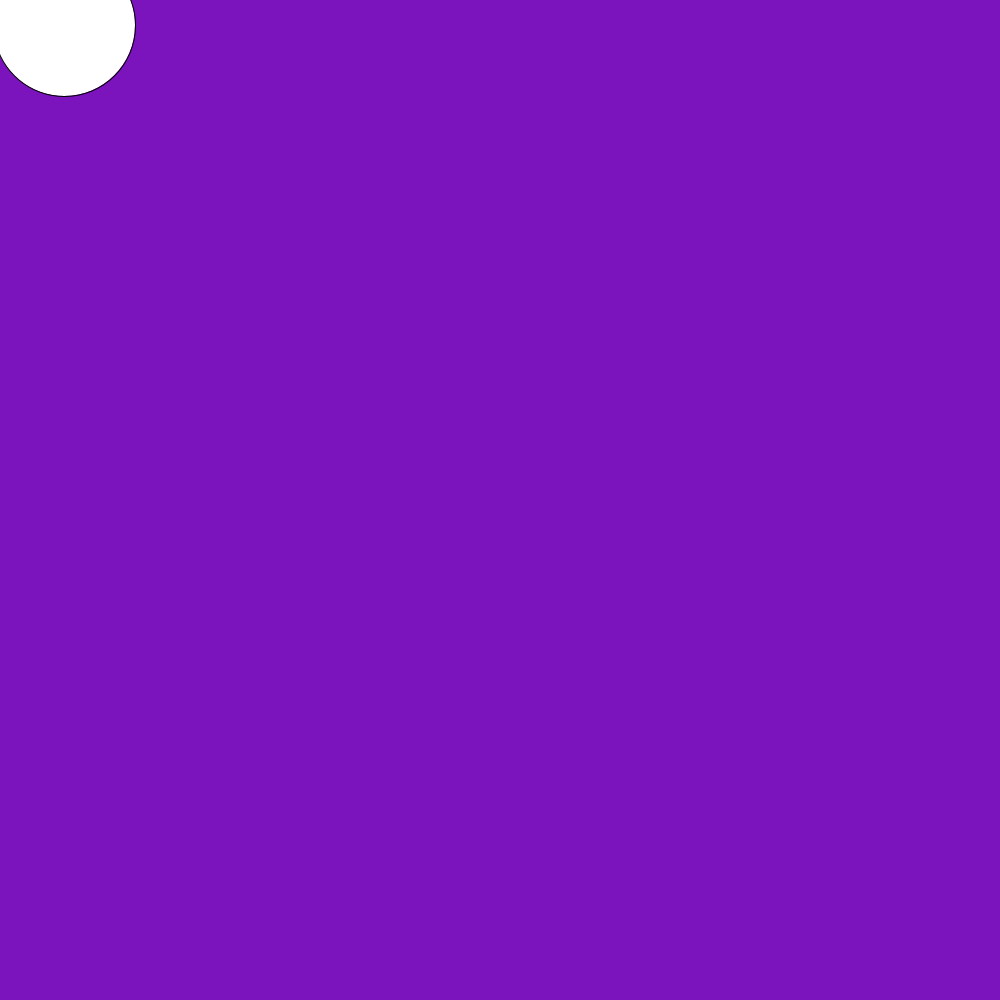
Frame 1 (no input)
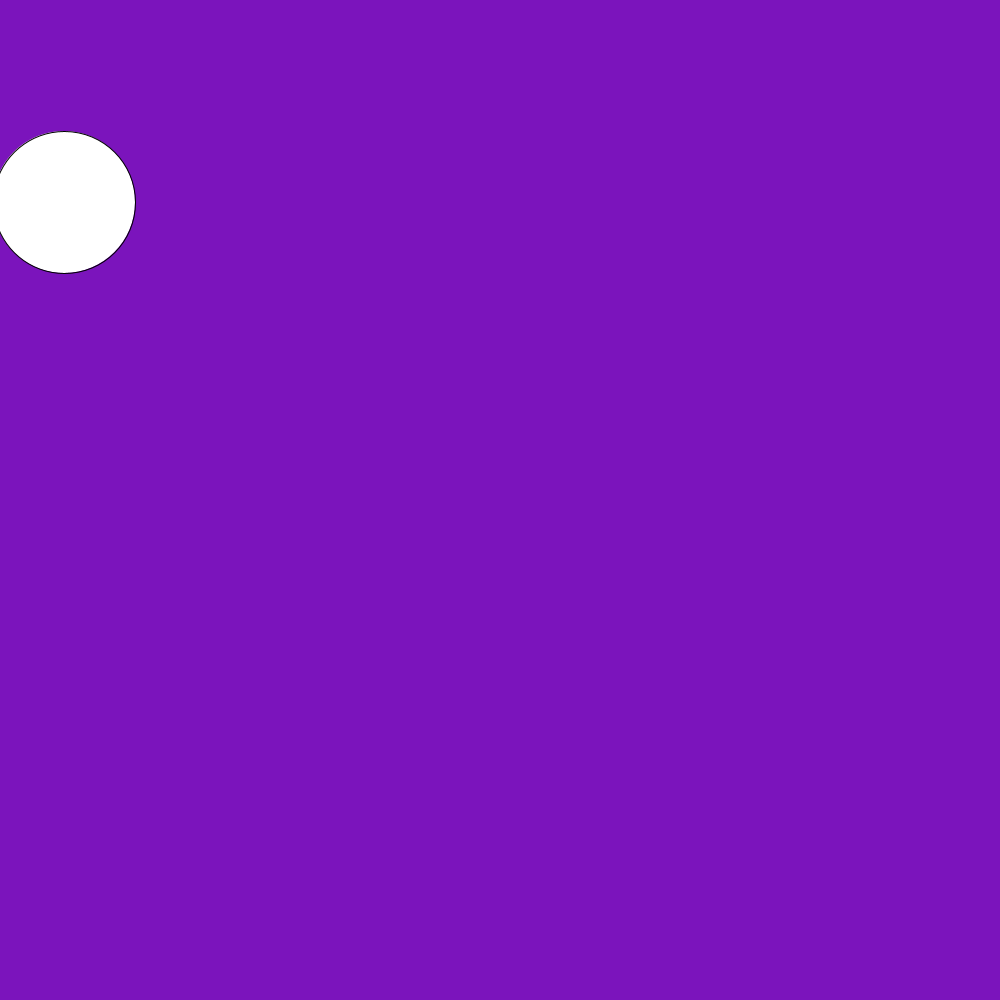
Frame 60 (the mouse pressed at the canvas centre just before this capture)
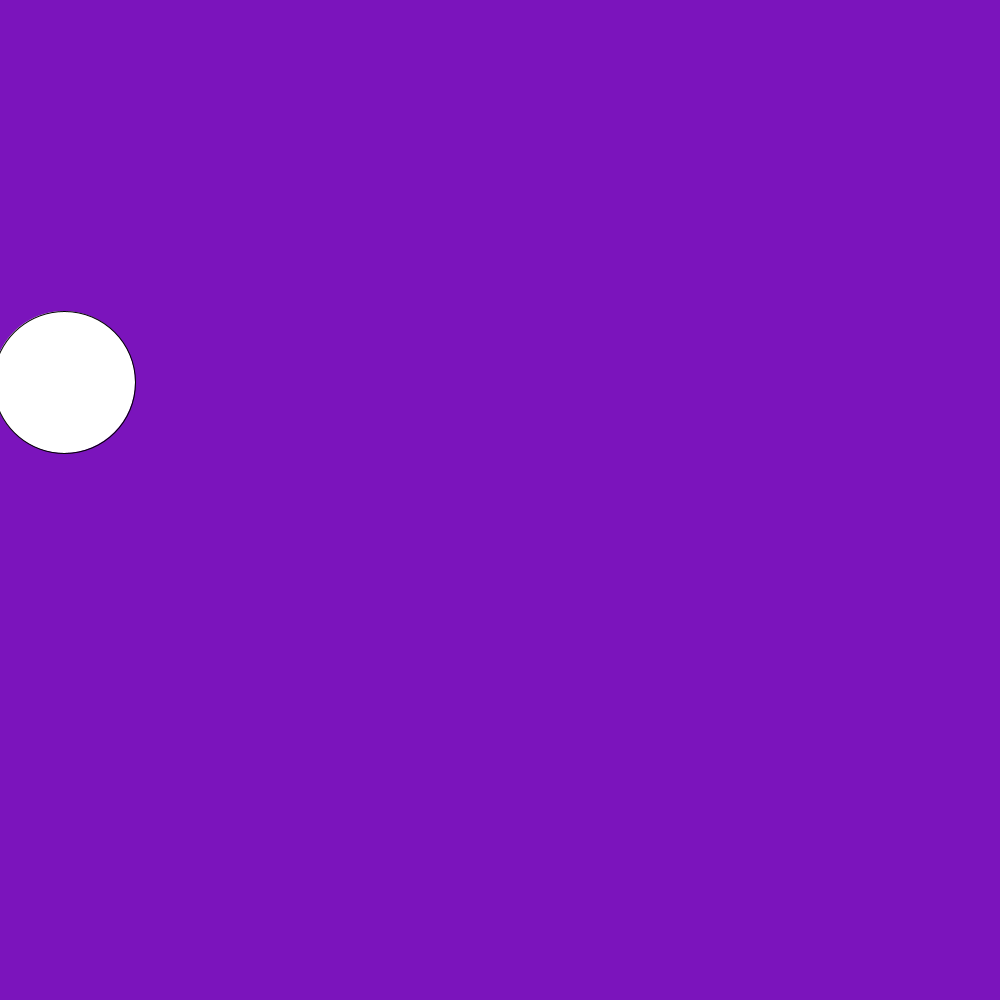
Frame 120 (the mouse held since frame 60 and released just before this capture)

The Processing sketch that drew these frames (run headless with seeded random() and noise(); from frame 60 on, the mouse is pressed at the canvas centre):

// Processing sketch: sketch_190911a
// ── sketch_190911a.pde
Sparkle spark3 =  new  Sparkle(100,100,15,5);
Sparkle spark2 =  new  Sparkle(200,100,55, 20);
Sparkle spark1 =  new  Sparkle(300,100,25,30);
Sparkle[] mySparks = new Sparkle[1];
void setup()
{
  size( 1000, 1000);
  for (int i = 0; i <mySparks.length; i++)
  {
    mySparks[i]= new Sparkle ((int)random(100), 
  (int)random(100),(int)random(150), (int)random(15));
  }
  
  //mySparks[0]= new Sparkle ((int)random(100), 
  //(int)random(100),(int)random(150), (int)random(15));
  
  //mySparks[0] = spark1;
  //mySparks[1] = spark2;
  //mySparks[2] = spark3;
}

void draw()
{
  background(123,20,188);
  for (int i = 0; i <mySparks.length; i++)
  {
    
    mySparks[i].draw ();
    // do the for loop stuff
    //print(i);
   
  }
  //spark1.draw();
  //spark2.draw();
  //spark3.draw();
}

// ── sparkle.pde
class Sparkle
{
  //variables aka attributes
  
  private int x;
  private int y;
  private int diameter;
  private int velocity;
  
  //constructor
  public Sparkle (int x, int y, int diameter, int velocity)
  {
    this.x = x;
    this.y =y;
    this.diameter = diameter;
    this.velocity = velocity;
  }
  
  //methods - they do stuff
  void draw()
  {
    circle(x,y,diameter);
    //x=(int)random(100,800)
    //y+=5;
    y+=velocity;
  }
  
}
